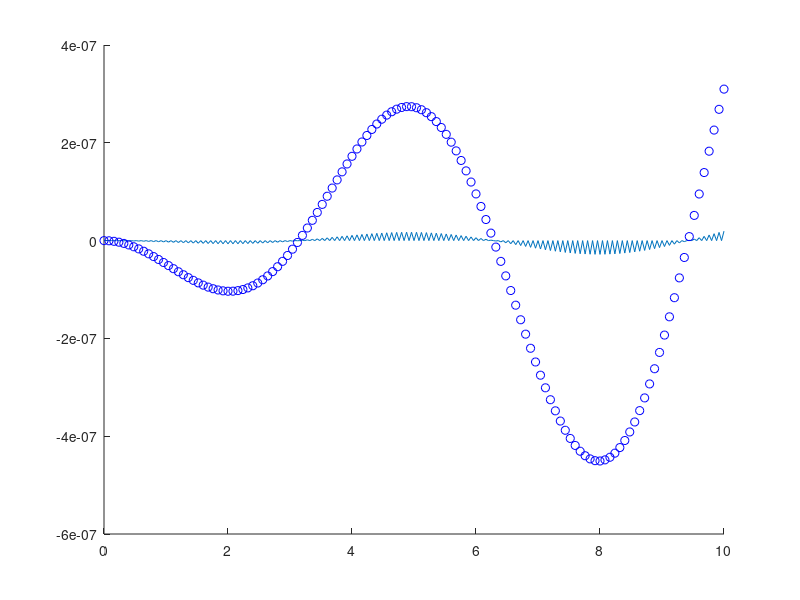

This figure's MATLAB source:
a = 0;
g = 0;
f = 1;
% INPUT TO THE PROGRAM
k = 0.04;
b = -1;
T = 10;

t = 0:k:T;
y = zeros(1, length(t)); % Column vector
y(1) = f; % Initial value
y(2) = (1 + k^2/2*b + k^4/24*b^2) * f;

for i=2:(length(t)-1)
    y(i+1) = -y(i-1) + 2*y(i) + k^2*(b+b^2*k^2/12)*y(i);
end

% With time step 2k
kk = 2*k;
tt = 0:kk:T;
yy = zeros(1, length(tt));
yy(1) = f; % Initial value
yy(2) = (1 + kk^2/2*b + kk^4/24*b^2) * f;

for i=2:(length(tt)-1)
    yy(i+1) = -yy(i-1) + 2*yy(i) + kk^2*(b+b^2*kk^2/12)*yy(i);
end

analytical = @(x) cos(sqrt(abs(b))*x); % Trivial to solve analytically, with pen and paper

err1 = zeros(1, length(t));
err2 = zeros(1, length(tt));

for i=1:length(t)
    % Compare the same number of data points
    if (rem(i+1,2) == 0)
        err1(i) = analytical(t(i)) - y(i);
    end
end
for i=1:length(tt)
    err2(i) = analytical(tt(i)) - yy(i);
end
q = log10(norm(err1)/norm(err2))/log10(k/kk);
disp(q);

% tSkip = t(1:2:end);
% ySkip = y(1:2:end);
% qn = log10(norm(analytical(t)-y)/norm(analytical(tSkip)-ySkip))/log10(k/kk);
% disp(qn)

hold on
% plot(t, y, 'bo');
% t2 = linspace(0, T, 100);
% plot(t2, analytical(t2));
plot(t, err1);
plot(tt, err2, 'bo');
hold off